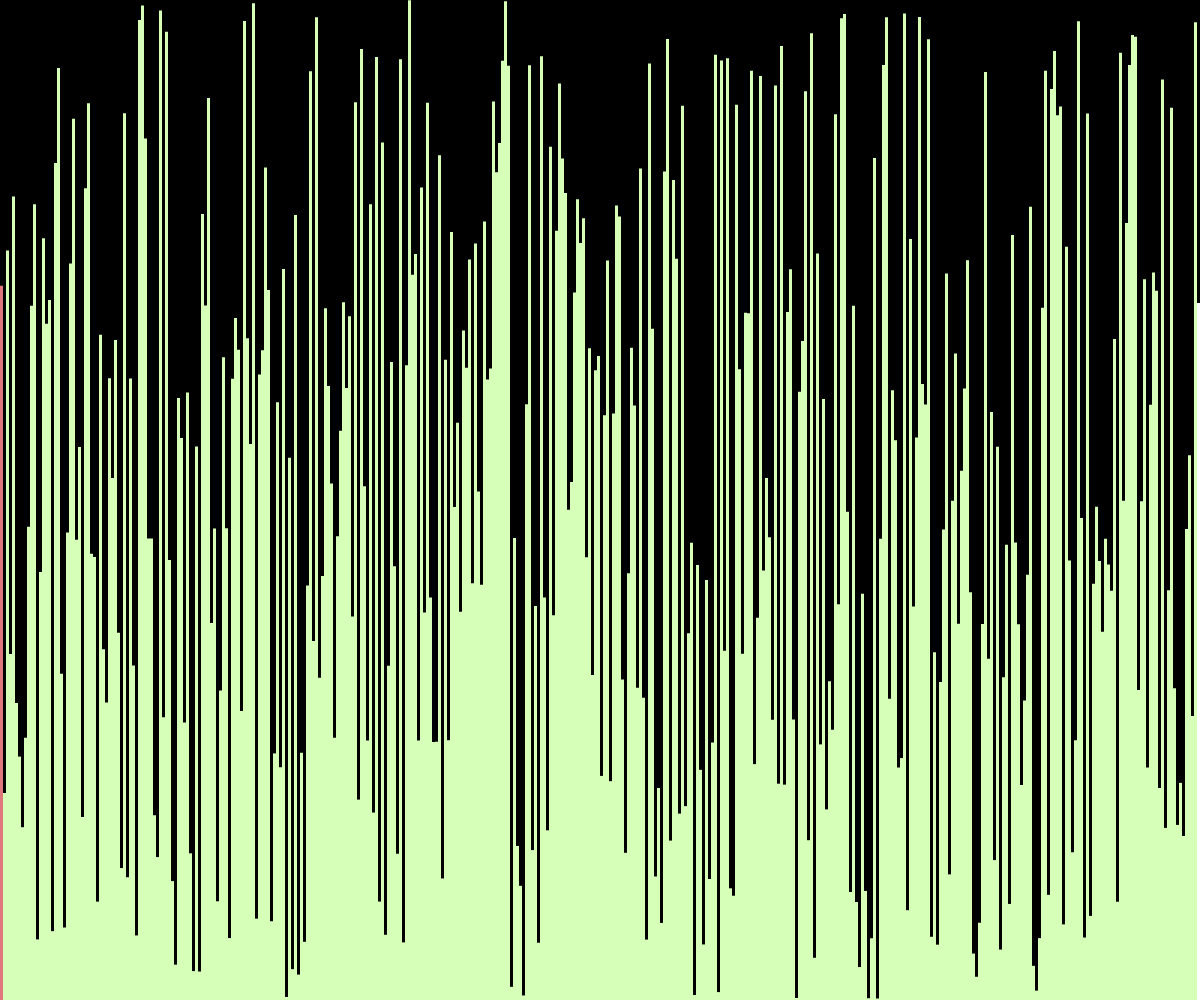
Frame 1 (no input)
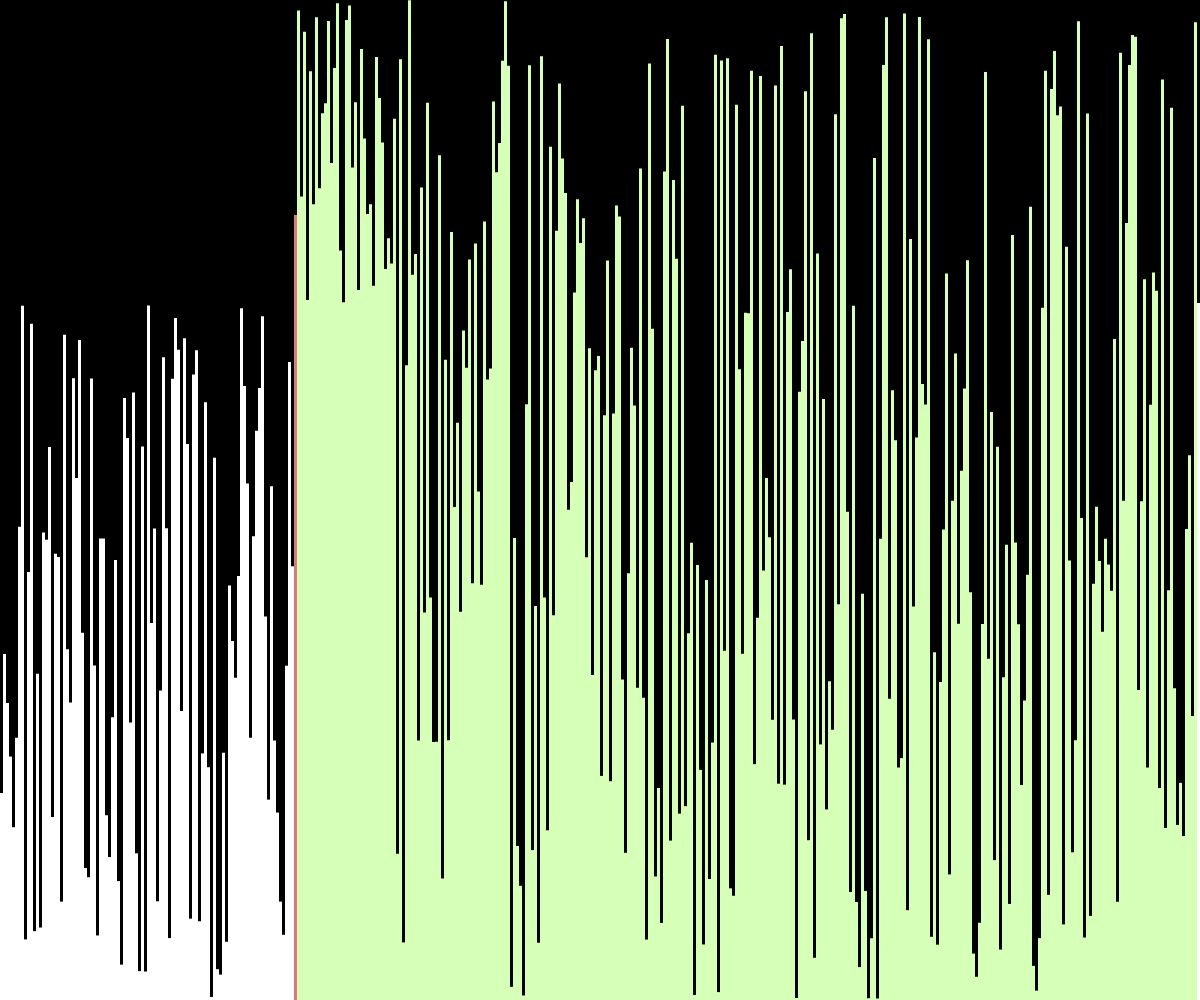
Frame 60 (no input)
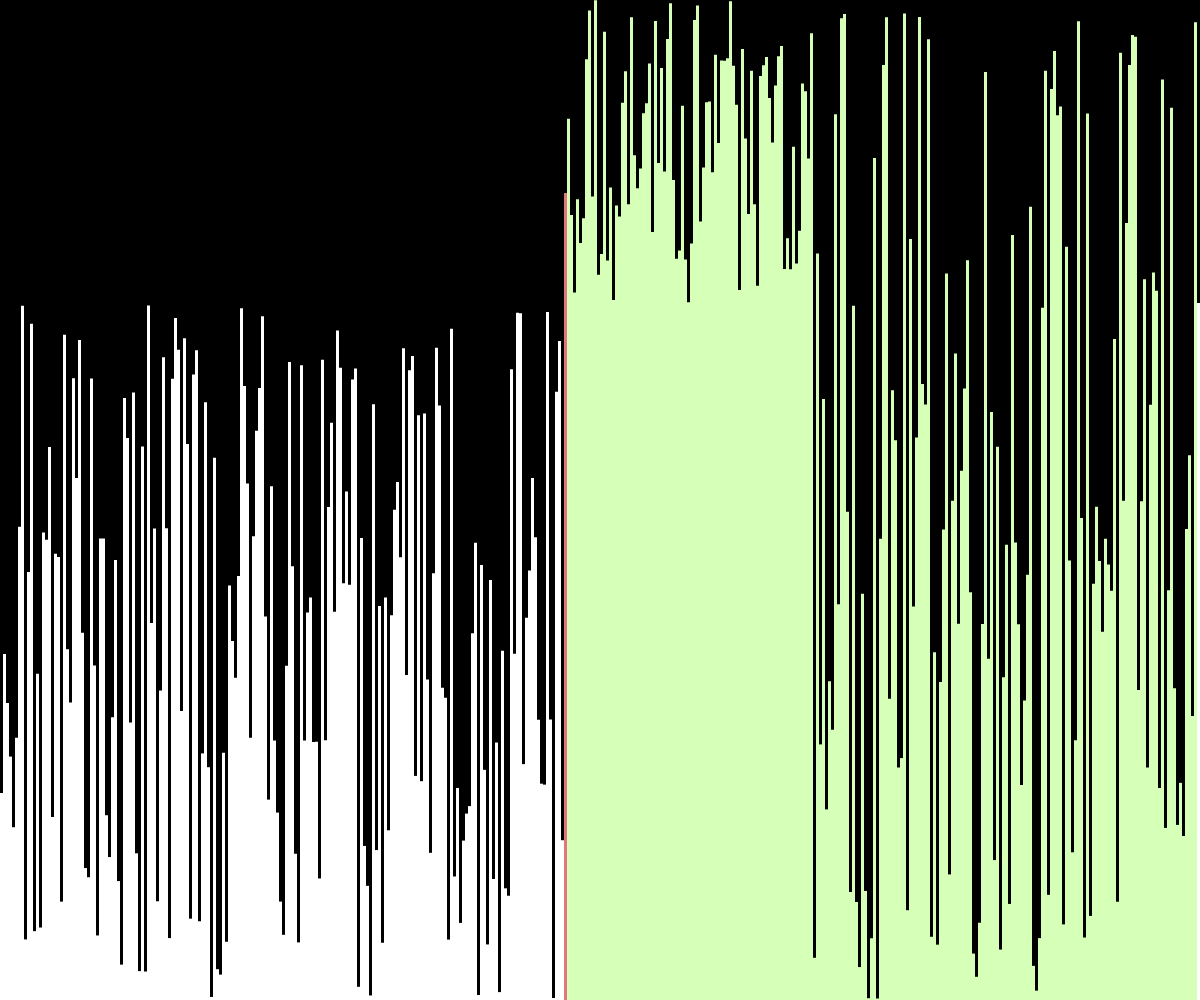
Frame 120 (the mouse pressed at the canvas centre since frame 60)

The p5.js sketch that drew these frames (run headless with seeded random() and noise() and a simulated clock; from frame 60 on, the mouse is pressed at the canvas centre):

// p5.js sketch
// ── sketch.js
let values = [];
let w = 3;

let states = [];

function setup() {
  createCanvas(windowWidth, windowHeight);
  values = new Array(floor(width / w));
  for (let i = 0; i < values.length; i++) {
    values[i] = random(height);
    states[i] = -1;
  }
  quickSort(values, 0, values.length - 1);
}

async function quickSort(arr, start, end) {
  if (start >= end) {
    return;
  }
  let index = await partition(arr, start, end);
  states[index] = -1;

  await Promise.all([
    quickSort(arr, start, index - 1),
    quickSort(arr, index + 1, end)
  ]);
}

async function partition(arr, start, end) {
  for (let i = start; i < end; i++) {
    states[i] = 1;
  }

  let pivotValue = arr[end];
  let pivotIndex = start;
  states[pivotIndex] = 0;
  for (let i = start; i < end; i++) {
    if (arr[i] < pivotValue) {
      await swap(arr, i, pivotIndex);
      states[pivotIndex] = -1;
      pivotIndex++;
      states[pivotIndex] = 0;
    }
  }
  await swap(arr, pivotIndex, end);

  for (let i = start; i < end; i++) {
    if (i != pivotIndex) {
      states[i] = -1;
    }
  }

  return pivotIndex;
}

function draw() {
  background(0);

  for (let i = 0; i < values.length; i++) {
    noStroke();
    if (states[i] == 0) {
      fill('#E0777D');
    } else if (states[i] == 1) {
      fill('#D6FFB7');
    } else {
      fill(255);
    }
    rect(i * w, height - values[i], w, values[i]);
  }
}

async function swap(arr, a, b) {
  await sleep(15);
  let temp = arr[a];
  arr[a] = arr[b];
  arr[b] = temp;
}

function sleep(ms) {
  return new Promise(resolve => setTimeout(resolve, ms));
}
